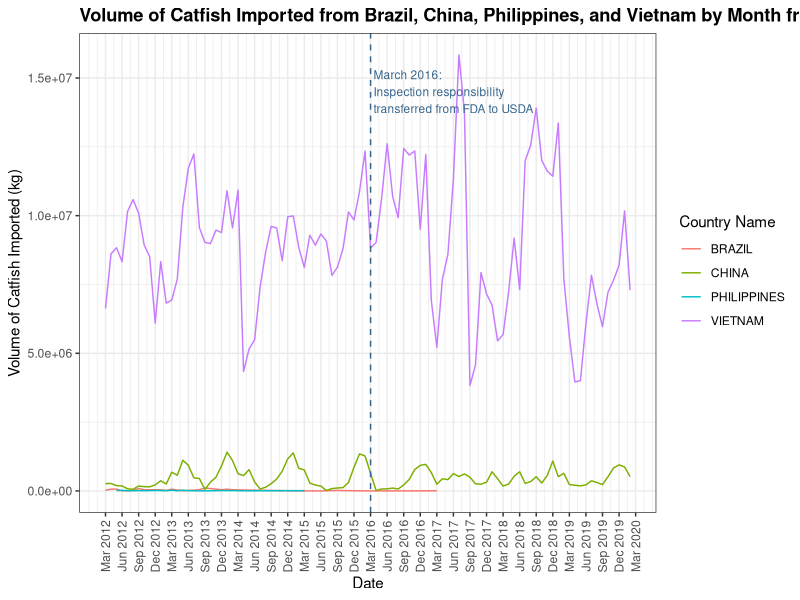

The R script that drew this image: (Note: this script raises an error after producing the figure.)
## ---- chunk 1

# Load packages used
library(knitr)
library(car)
library(AER)
library(dplyr)
library(tidyr)
library(ggplot2)
library(reshape2)
library(gridExtra)
library(lubridate)

# Set up
opts_chunk$set(echo = TRUE)
options(digits = 3)
opts_knit$set(root.dir ="~/Desktop/NatlFisheriesGit/2_data/TradeVolume")

# Remove objects from the previous session
rm(list = ls(all = TRUE))

# Load the data set
dta <- read.csv("monthly_cleaned.csv")
dta = subset(dta, select = -c(X) )
dta$year_month <- as.yearmon(paste(dta$year, dta$month), "%Y %B")
dta = as_tibble(dta)
glimpse(dta)

## ---- chunk 2

dta %>% 
  group_by(country_name) %>% 
  summarise(volume_sum = sum(volume_kg)) %>% 
  arrange(desc(volume_sum))

## ---- chunk 3

dta_country = dta %>% 
  group_by(year_month, country_name) %>% 
  summarise(volume_sum = sum(volume_kg)) %>% 
  filter(country_name %in% c("VIETNAM","CHINA","BRAZIL","PHILIPPINES"))

dta_country

## ---- chunk 4

ggplot(dta_country,aes(year_month,volume_sum)) + 
  geom_path(aes(color=country_name)) + 
  geom_vline(xintercept = as.yearmon(c('Mar 2016')), 
             color='steelblue4', linetype='dashed') + 
  annotate('text', x = as.yearmon('Mar 2016'), y = 14500000, 
           label = ' March 2016:\n Inspection responsibility\n transferred from FDA to USDA', 
           size = 3, color = 'steelblue4', hjust = 0) + 
  labs(title = 'Volume of Catfish Imported from Brazil, China, Philippines, and Vietnam by Month from 2012 to 2020', 
       x = 'Date', y = 'Volume of Catfish Imported (kg)', color = 'Country Name') + 
  scale_x_yearmon(breaks = seq(from = min(dta_country$year_month), 
                               to = as.yearmon('Mar 2020'),
                               by = 0.25)) + 
  theme_bw() + 
  theme(plot.title = element_text(face = 'bold'), 
        axis.text.x = element_text(angle = 90, vjust = 0.5))

ggsave('figures/fig1.png',dpi=300)

## ---- chunk 5

dta_vietnam = dta %>% 
  group_by(year_month, country_name) %>% 
  summarise(volume_sum = sum(volume_kg),
            value_sum = sum(value_USD)) %>% 
  filter(country_name %in% c("VIETNAM"))

dta_vietnam

## ---- chunk 6

ggplot(dta_vietnam,aes(year_month, volume_sum)) + 
  geom_path() + 
  geom_vline(xintercept = as.yearmon(c('Mar 2016','Nov 2019')), 
             color='steelblue4', linetype='dashed') + 
  annotate('text', x = as.yearmon('Mar 2016'), y = 14500000, 
           label = ' March 2016:\n Inspection responsibility\n transferred from FDA to USDA', 
           size = 3, color = 'steelblue4', hjust = 0) + 
  annotate('text', x = as.yearmon('Nov 2019'), y = 14500000, 
           label = ' November 2019:\n USDA granted\n equivalence to\n Vietnam', 
           size = 3, color = 'steelblue4', hjust = 0) + 
  labs(title = 'Volume of Catfish Imported from Vietnam by Month from 2012 to 2020', 
       x = 'Date', y = 'Volume of Catfish Imported from Vietnam (kg)') + 
  scale_x_yearmon(breaks = seq(from = min(dta_vietnam$year_month), 
                               to = as.yearmon('Mar 2020'),
                               by = 0.25)) + 
  theme_bw() + 
  theme(plot.title = element_text(face = 'bold'), 
        axis.text.x = element_text(angle = 90, vjust = 0.5))

ggsave('figures/fig2.png',dpi=300)

## ---- chunk 7

ggplot(dta_vietnam,aes(year_month, value_sum)) + 
  geom_path() + 
  geom_vline(xintercept = as.yearmon(c('Mar 2016','Nov 2019')), 
             color='steelblue4', linetype='dashed') + 
  annotate('text', x = as.yearmon('Mar 2016'), y = 54500000, 
           label = ' March 2016:\n Inspection responsibility\n transferred from FDA to USDA', 
           size = 3, color = 'steelblue4', hjust = 0) + 
  annotate('text', x = as.yearmon('Nov 2019'), y = 54500000, 
           label = ' November 2019:\n USDA granted\n equivalence to\n Vietnam', 
           size = 3, color = 'steelblue4', hjust = 0) + 
  labs(title = 'Value of Catfish Imported from Vietnam by Month from 2012 to 2020', 
       x = 'Date', y = 'Value of Catfish Imported from Vietnam (USD)') + 
  scale_x_yearmon(breaks = seq(from = min(dta_vietnam$year_month), 
                               to = as.yearmon('Mar 2020'),
                               by = 0.25)) + 
  theme_bw() + 
  theme(plot.title = element_text(face = 'bold'), 
        axis.text.x = element_text(angle = 90, vjust = 0.5))

ggsave('figures/fig3.png',dpi=300)

## ---- chunk 8

dta_vietnam_season = dta_vietnam %>% 
  mutate(dategroup = round_date(as.Date(year_month), "3 months")) %>%
  group_by(dategroup) %>%
  summarise(season_volume = sum(volume_sum),
            season_value = sum(value_sum))

dta_vietnam_season$dategroup = ymd(dta_vietnam_season$dategroup %m+% months(1))

dta_vietnam_season

## ---- chunk 9

ggplot(dta_vietnam_season,aes(dategroup, season_volume)) + 
  geom_path() + 
  geom_vline(xintercept = as.Date(c('2016-03-01','2019-11-05')),
             color='steelblue4', linetype='dashed') +
  annotate('text', x = as.Date('2016-03-01'), y = 39000000,
           label = ' March 2016:\n Inspection responsibility\n transferred from FDA to USDA',
           size = 3, color = 'steelblue4', hjust = 0) +
  annotate('text', x = as.Date('2019-11-05'), y = 39000000,
           label = ' November 2019:\n USDA granted\n equivalence to\n Vietnam',
           size = 3, color = 'steelblue4', hjust = 0) +
  labs(title = 'Value of Catfish Imported from Vietnam by 3 Months from 2012 to 2020', 
       x = 'Date', y = 'Value of Catfish Imported from Vietnam (USD)') + 
  scale_x_date(date_breaks = "1 year", date_labels = "%Y") +
  theme_bw() + 
  theme(plot.title = element_text(face = 'bold'))

ggsave('figures/fig4.png',dpi=300)
